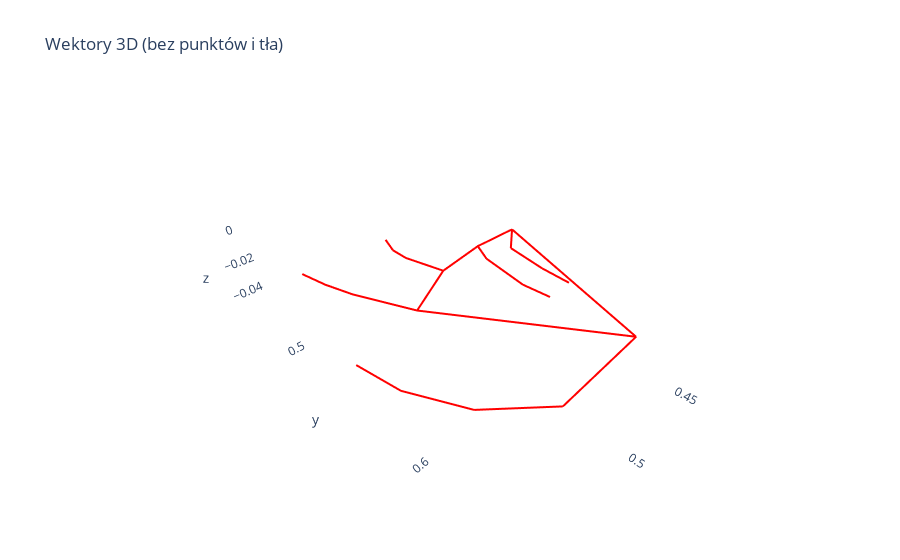

Notebook cell for this chart:
### Code cell
# Plotly wykres
fig = go.Figure()

# --- USUNIĘTA SEKCJA PUNKTÓW ---
# fig.add_trace(go.Scatter3d(
#     x=points[:, 0], y=points[:, 1], z=points[:, 2],
#     mode='markers+text',
#     marker=dict(size=4, color='blue'),
#     text=[f'lm_{i}' for i in range(21)],
#     name='Punkty'
# ))

# Wektory
for origin_idx, vec in zip(vector_origins, vectors):
    origin = points[origin_idx]
    end = origin + vec
    fig.add_trace(go.Scatter3d(
        x=[origin[0], end[0]],
        y=[origin[1], end[1]],
        z=[origin[2], end[2]],
        mode='lines',
        line=dict(color='red', width=4),
        name=f'wektor z lm_{origin_idx}'
    ))

fig.update_layout(
    scene=dict(
        xaxis=dict(
            backgroundcolor='rgba(0,0,0,0)',
            gridcolor='lightgray',
            showbackground=False,
            showgrid=False,
            zeroline=False
        ),
        yaxis=dict(
            backgroundcolor='rgba(0,0,0,0)',
            gridcolor='lightgray',
            showbackground=False,
            showgrid=False,
            zeroline=False
        ),
        zaxis=dict(
            backgroundcolor='rgba(0,0,0,0)',
            gridcolor='lightgray',
            showbackground=False,
            showgrid=False,
            zeroline=False
        ),
    ),
    title='Wektory 3D (bez punktów i tła)',
    paper_bgcolor='rgba(0,0,0,0)',
    plot_bgcolor='rgba(0,0,0,0)',
    showlegend=False
)




fig.show()

### Figure 1 — Plotly figure (JSON) as saved in the notebook; plotly's stock layout.template omitted (floating-point values rounded to 4 significant figures)
{"data": [{"line": {"color": "red", "width": 4}, "mode": "lines", "name": "wektor z lm_3", "type": "scatter3d", "x": [0.5469, 0.5506], "y": [0.5661, 0.5349], "z": [-0.0487, -0.05091]}, {"line": {"color": "red", "width": 4}, "mode": "lines", "name": "wektor z lm_0", "type": "scatter3d", "x": [0.4922, 0.5218], "y": [0.6449, 0.5511], "z": [2.721e-07, -0.0226]}, {"line": {"color": "red", "width": 4}, "mode": "lines", "name": "wektor z lm_17", "type": "scatter3d", "x": [0.4662, 0.4493], "y": [0.5631, 0.551], "z": [0.005891, -0.017]}, {"line": {"color": "red", "width": 4}, "mode": "lines", "name": "wektor z lm_0", "type": "scatter3d", "x": [0.4922, 0.4662], "y": [0.6449, 0.5631], "z": [2.721e-07, 0.005891]}, {"line": {"color": "red", "width": 4}, "mode": "lines", "name": "wektor z lm_13", "type": "scatter3d", "x": [0.4823, 0.4566], "y": [0.5544, 0.5393], "z": [-0.0009684, -0.02598]}, {"line": {"color": "red", "width": 4}, "mode": "lines", "name": "wektor z lm_13", "type": "scatter3d", "x": [0.4823, 0.4662], "y": [0.5544, 0.5631], "z": [-0.0009684, 0.005891]}, {"line": {"color": "red", "width": 4}, "mode": "lines", "name": "wektor z lm_18", "type": "scatter3d", "x": [0.4493, 0.4456], "y": [0.551, 0.5712], "z": [-0.017, -0.0234]}, {"line": {"color": "red", "width": 4}, "mode": "lines", "name": "wektor z lm_5", "type": "scatter3d", "x": [0.5218, 0.5301], "y": [0.5511, 0.5069], "z": [-0.0226, -0.03112]}, {"line": {"color": "red", "width": 4}, "mode": "lines", "name": "wektor z lm_5", "type": "scatter3d", "x": [0.5218, 0.501], "y": [0.5511, 0.5483], "z": [-0.0226, -0.01006]}, {"line": {"color": "red", "width": 4}, "mode": "lines", "name": "wektor z lm_14", "type": "scatter3d", "x": [0.4566, 0.4503], "y": [0.5393, 0.5627], "z": [-0.02598, -0.03636]}, {"line": {"color": "red", "width": 4}, "mode": "lines", "name": "wektor z lm_0", "type": "scatter3d", "x": [0.4922, 0.5107], "y": [0.6449, 0.6304], "z": [2.721e-07, -0.03644]}, {"line": {"color": "red", "width": 4}, "mode": "lines", "name": "wektor z lm_9", "type": "scatter3d", "x": [0.501, 0.4922], "y": [0.5483, 0.5077], "z": [-0.01006, -0.02376]}, {"line": {"color": "red", "width": 4}, "mode": "lines", "name": "wektor z lm_1", "type": "scatter3d", "x": [0.5107, 0.533], "y": [0.6304, 0.6002], "z": [-0.03644, -0.04532]}, {"line": {"color": "red", "width": 4}, "mode": "lines", "name": "wektor z lm_9", "type": "scatter3d", "x": [0.501, 0.4823], "y": [0.5483, 0.5544], "z": [-0.01006, -0.0009684]}, {"line": {"color": "red", "width": 4}, "mode": "lines", "name": "wektor z lm_10", "type": "scatter3d", "x": [0.4922, 0.4813], "y": [0.5077, 0.4815], "z": [-0.02376, -0.03392]}, {"line": {"color": "red", "width": 4}, "mode": "lines", "name": "wektor z lm_19", "type": "scatter3d", "x": [0.4456, 0.4488], "y": [0.5712, 0.5906], "z": [-0.0234, -0.02225]}, {"line": {"color": "red", "width": 4}, "mode": "lines", "name": "wektor z lm_6", "type": "scatter3d", "x": [0.5301, 0.5317], "y": [0.5069, 0.4806], "z": [-0.03112, -0.03672]}, {"line": {"color": "red", "width": 4}, "mode": "lines", "name": "wektor z lm_15", "type": "scatter3d", "x": [0.4503, 0.4503], "y": [0.5627, 0.5816], "z": [-0.03636, -0.03551]}, {"line": {"color": "red", "width": 4}, "mode": "lines", "name": "wektor z lm_2", "type": "scatter3d", "x": [0.533, 0.5469], "y": [0.6002, 0.5661], "z": [-0.04532, -0.0487]}, {"line": {"color": "red", "width": 4}, "mode": "lines", "name": "wektor z lm_11", "type": "scatter3d", "x": [0.4813, 0.4713], "y": [0.4815, 0.4607], "z": [-0.03392, -0.03835]}, {"line": {"color": "red", "width": 4}, "mode": "lines", "name": "wektor z lm_7", "type": "scatter3d", "x": [0.5317, 0.533], "y": [0.4806, 0.4555], "z": [-0.03672, -0.04031]}], "layout": {"paper_bgcolor": "rgba(0,0,0,0)", "plot_bgcolor": "rgba(0,0,0,0)", "scene": {"xaxis": {"backgroundcolor": "rgba(0,0,0,0)", "gridcolor": "lightgray", "showbackground": false, "showgrid": false, "zeroline": false}, "yaxis": {"backgroundcolor": "rgba(0,0,0,0)", "gridcolor": "lightgray", "showbackground": false, "showgrid": false, "zeroline": false}, "zaxis": {"backgroundcolor": "rgba(0,0,0,0)", "gridcolor": "lightgray", "showbackground": false, "showgrid": false, "zeroline": false}}, "showlegend": false, "title": {"text": "Wektory 3D (bez punktów i tła)"}}}
